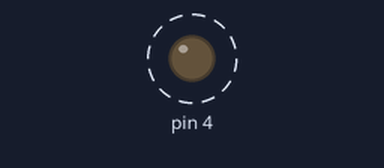
Bench run of a sketch on a simulated Arduino Uno, built with avr-gcc and run on an emulated ATmega328P. Shown: output pins drawn as LEDs (lit = HIGH). Dashed ring = blinking. What the sketch prints to the serial monitor is not drawn.

Above: at 0.5 s.
Timing chart, 0 to 4.6 s (numbered marks = the images above):
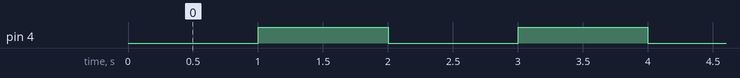

Measured:
- by itself, pin 4: alternates HIGH for 1.0 s and LOW for 1.0 s

The sketch:

blink.ino
```cpp
void setup() {
  Serial.begin(115200);
  pinMode(0, OUTPUT);
  pinMode(4, OUTPUT);
  digitalWrite(0, LOW);
  digitalWrite(4, LOW);
}

void loop() {
  delay(1000);
  digitalWrite(4, HIGH);
  Serial.println("high");
  delay(1000);
  digitalWrite(4, LOW);
  Serial.println("low");
}
```
